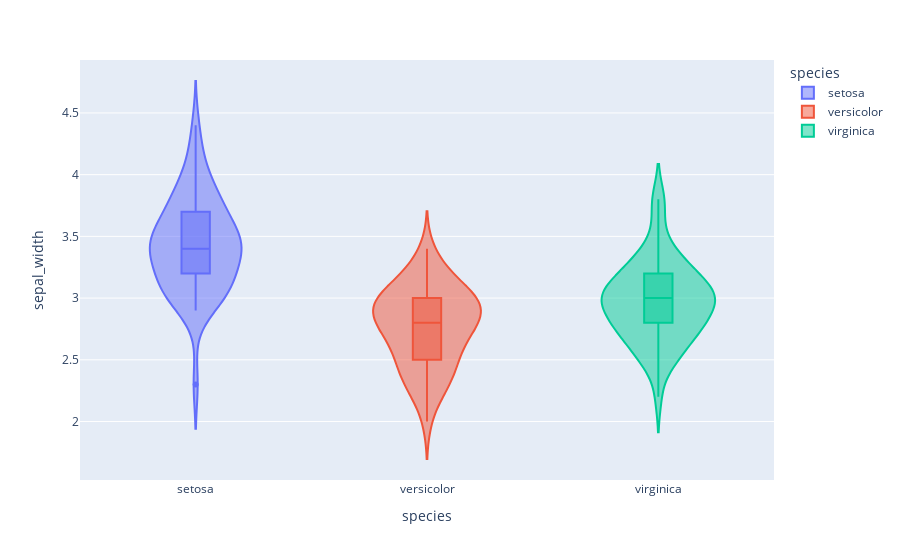

The code cell stored with this chart in its notebook:
### Markdown cell above
## **5. Violin Plot**

### Code cell
# violin plot
fig5=px.violin(df, x='species', y='sepal_width', color='species', box=True)
fig5.show()
# save
fig5.write_image('./outputs/fig5_violin_plot.png', scale=3)

### Figure 1 — Plotly figure (JSON) as saved in the notebook; plotly's stock layout.template omitted (floating-point values rounded to 4 significant figures)
{"data": [{"alignmentgroup": "True", "box": {"visible": true}, "hovertemplate": "species=%{x}<br>sepal_width=%{y}<extra></extra>", "legendgroup": "setosa", "marker": {"color": "#636efa"}, "name": "setosa", "offsetgroup": "setosa", "orientation": "v", "scalegroup": "True", "showlegend": true, "type": "violin", "x": ["setosa", "setosa", "setosa", "setosa", "setosa", "setosa", "setosa", "setosa", "setosa", "setosa", "setosa", "setosa", "setosa", "setosa", "setosa", "setosa", "setosa", "setosa", "setosa", "setosa", "setosa", "setosa", "setosa", "setosa", "setosa", "setosa", "setosa", "setosa", "setosa", "setosa", "setosa", "setosa", "setosa", "setosa", "setosa", "setosa", "setosa", "setosa", "setosa", "setosa", "setosa", "setosa", "setosa", "setosa", "setosa", "setosa", "setosa", "setosa", "setosa", "setosa"], "x0": " ", "xaxis": "x", "y": [3.5, 3, 3.2, 3.1, 3.6, 3.9, 3.4, 3.4, 2.9, 3.1, 3.7, 3.4, 3, 3, 4, 4.4, 3.9, 3.5, 3.8, 3.8, 3.4, 3.7, 3.6, 3.3, 3.4, 3, 3.4, 3.5, 3.4, 3.2, 3.1, 3.4, 4.1, 4.2, 3.1, 3.2, 3.5, 3.6, 3, 3.4, 3.5, 2.3, 3.2, 3.5, 3.8, 3, 3.8, 3.2, 3.7, 3.3], "y0": " ", "yaxis": "y"}, {"alignmentgroup": "True", "box": {"visible": true}, "hovertemplate": "species=%{x}<br>sepal_width=%{y}<extra></extra>", "legendgroup": "versicolor", "marker": {"color": "#EF553B"}, "name": "versicolor", "offsetgroup": "versicolor", "orientation": "v", "scalegroup": "True", "showlegend": true, "type": "violin", "x": ["versicolor", "versicolor", "versicolor", "versicolor", "versicolor", "versicolor", "versicolor", "versicolor", "versicolor", "versicolor", "versicolor", "versicolor", "versicolor", "versicolor", "versicolor", "versicolor", "versicolor", "versicolor", "versicolor", "versicolor", "versicolor", "versicolor", "versicolor", "versicolor", "versicolor", "versicolor", "versicolor", "versicolor", "versicolor", "versicolor", "versicolor", "versicolor", "versicolor", "versicolor", "versicolor", "versicolor", "versicolor", "versicolor", "versicolor", "versicolor", "versicolor", "versicolor", "versicolor", "versicolor", "versicolor", "versicolor", "versicolor", "versicolor", "versicolor", "versicolor"], "x0": " ", "xaxis": "x", "y": [3.2, 3.2, 3.1, 2.3, 2.8, 2.8, 3.3, 2.4, 2.9, 2.7, 2, 3, 2.2, 2.9, 2.9, 3.1, 3, 2.7, 2.2, 2.5, 3.2, 2.8, 2.5, 2.8, 2.9, 3, 2.8, 3, 2.9, 2.6, 2.4, 2.4, 2.7, 2.7, 3, 3.4, 3.1, 2.3, 3, 2.5, 2.6, 3, 2.6, 2.3, 2.7, 3, 2.9, 2.9, 2.5, 2.8], "y0": " ", "yaxis": "y"}, {"alignmentgroup": "True", "box": {"visible": true}, "hovertemplate": "species=%{x}<br>sepal_width=%{y}<extra></extra>", "legendgroup": "virginica", "marker": {"color": "#00cc96"}, "name": "virginica", "offsetgroup": "virginica", "orientation": "v", "scalegroup": "True", "showlegend": true, "type": "violin", "x": ["virginica", "virginica", "virginica", "virginica", "virginica", "virginica", "virginica", "virginica", "virginica", "virginica", "virginica", "virginica", "virginica", "virginica", "virginica", "virginica", "virginica", "virginica", "virginica", "virginica", "virginica", "virginica", "virginica", "virginica", "virginica", "virginica", "virginica", "virginica", "virginica", "virginica", "virginica", "virginica", "virginica", "virginica", "virginica", "virginica", "virginica", "virginica", "virginica", "virginica", "virginica", "virginica", "virginica", "virginica", "virginica", "virginica", "virginica", "virginica", "virginica", "virginica"], "x0": " ", "xaxis": "x", "y": [3.3, 2.7, 3, 2.9, 3, 3, 2.5, 2.9, 2.5, 3.6, 3.2, 2.7, 3, 2.5, 2.8, 3.2, 3, 3.8, 2.6, 2.2, 3.2, 2.8, 2.8, 2.7, 3.3, 3.2, 2.8, 3, 2.8, 3, 2.8, 3.8, 2.8, 2.8, 2.6, 3, 3.4, 3.1, 3, 3.1, 3.1, 3.1, 2.7, 3.2, 3.3, 3, 2.5, 3, 3.4, 3], "y0": " ", "yaxis": "y"}], "layout": {"legend": {"title": {"text": "species"}, "tracegroupgap": 0}, "margin": {"t": 60}, "violinmode": "overlay", "xaxis": {"anchor": "y", "categoryarray": ["setosa", "versicolor", "virginica"], "categoryorder": "array", "domain": [0, 1], "title": {"text": "species"}}, "yaxis": {"anchor": "x", "domain": [0, 1], "title": {"text": "sepal_width"}}}}
